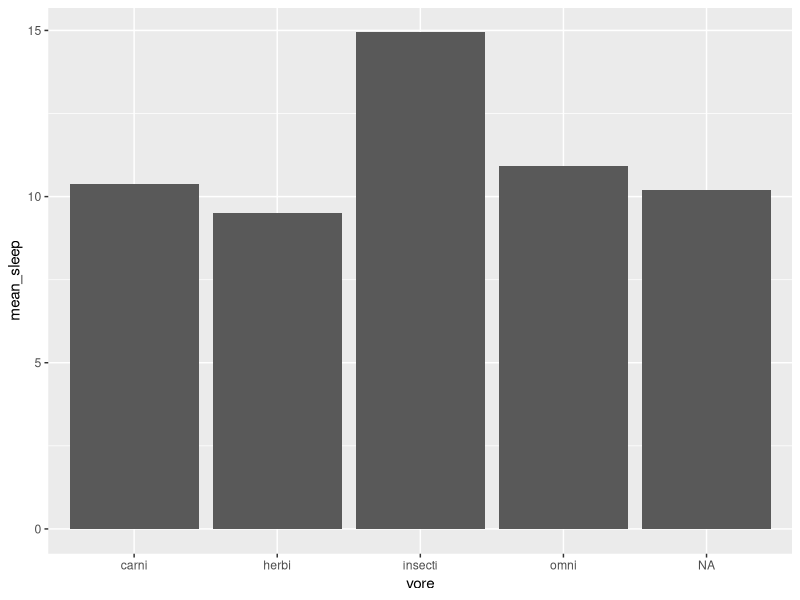

The R script that drew this image:
library(tidyverse)

msleep

msleep %>%
  group_by(vore) %>% 
  summarize(mean_sleep = mean(sleep_total, na.rm = TRUE)) %>% 
  ggplot(aes(x = vore,
             y = mean_sleep)) +
  geom_col()

# dafasf
